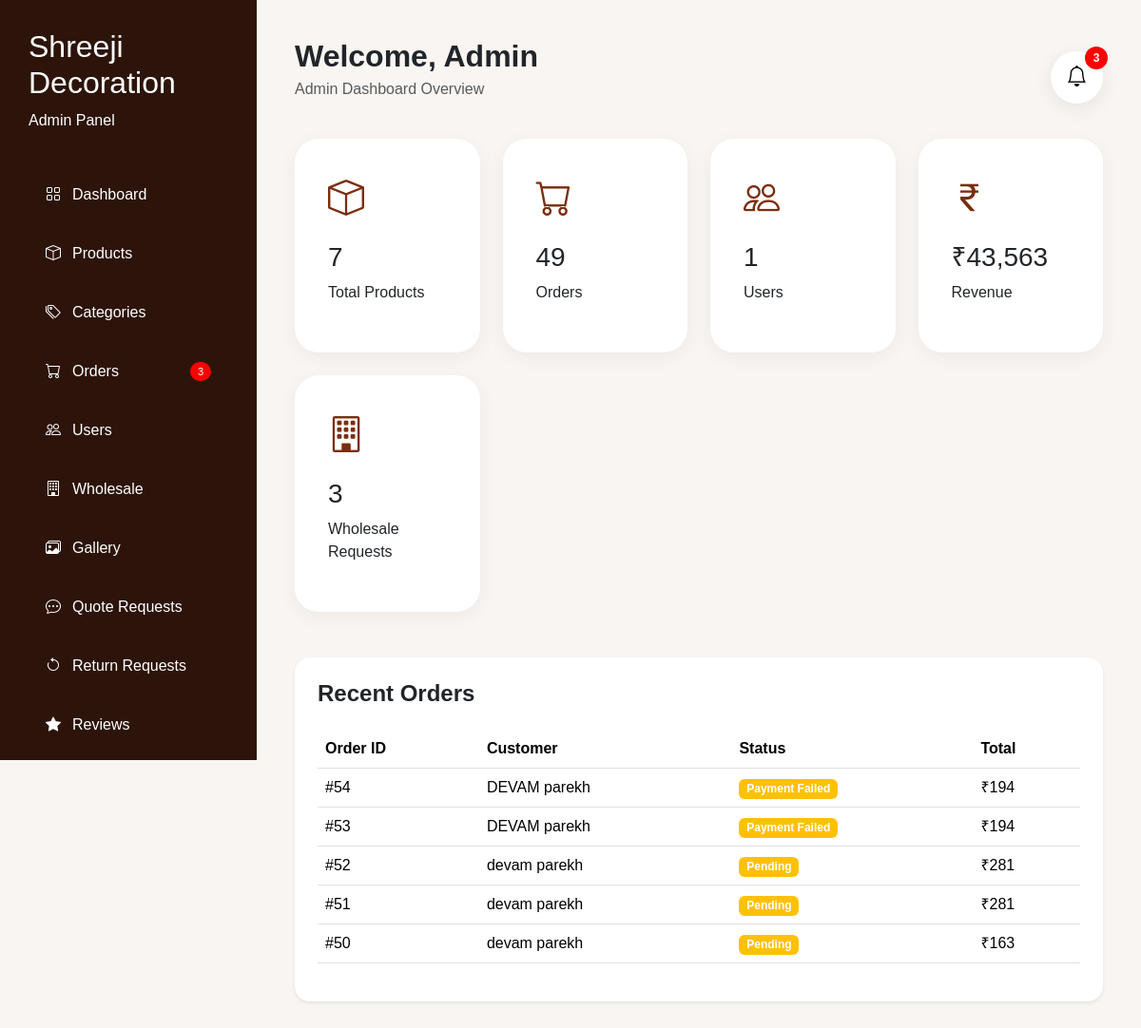
The page /admin/dashboard.php (signed in) on the database its author committed.
### tables this page shows
CREATE TABLE `orders` (
  `id` int(11) NOT NULL,
  `customer_id` int(11) NOT NULL,
  `order_id` varchar(20) DEFAULT NULL,
  `customer_name` varchar(255) DEFAULT NULL,
  `phone` varchar(20) DEFAULT NULL,
  `email` varchar(255) DEFAULT NULL,
  `address` text DEFAULT NULL,
  `payment_method` varchar(100) DEFAULT NULL,
  `products` longtext DEFAULT NULL,
  `total_amount` decimal(10,2) DEFAULT NULL,
  `order_date` timestamp NOT NULL DEFAULT current_timestamp(),
  `status` varchar(50) NOT NULL DEFAULT 'Pending',
  `cart_data` longtext DEFAULT NULL,
  `created_at` timestamp NOT NULL DEFAULT current_timestamp(),
  `admin_seen` tinyint(1) DEFAULT 0,
  `customer_latitude` varchar(50) DEFAULT NULL,
  `customer_longitude` varchar(50) DEFAULT NULL,
  `distance_km` decimal(10,2) DEFAULT NULL,
  `delivery_charge` decimal(10,2) DEFAULT 0.00,
  `payment_status` varchar(20) NOT NULL DEFAULT 'pending',
  `razorpay_order_id` varchar(80) DEFAULT NULL,
  `razorpay_payment_id` varchar(80) DEFAULT NULL,
  `razorpay_signature` varchar(255) DEFAULT NULL,
  `amount_paid` decimal(10,2) NOT NULL DEFAULT 0.00,
  `paid_at` datetime DEFAULT NULL
);

### admin/dashboard.php (the view, shortened to what this page needs)
<?php
require_once '../config/db.php';
?>
<?php
$product_q = mysqli_query(
    $conn,
    "SELECT COUNT(*) as total FROM products"
);
$product_data = mysqli_fetch_assoc($product_q);
$total_products = $product_data['total'];
$order_q = mysqli_query(
    $conn,
    "SELECT COUNT(*) as total FROM orders"
);
$order_data = mysqli_fetch_assoc($order_q);
$total_orders = $order_data['total'];
$user_q = mysqli_query(
    $conn,
    "SELECT COUNT(*) as total FROM users"
);
$user_data = mysqli_fetch_assoc($user_q);
$total_users = $user_data['total'];
$wholesale_q = mysqli_query(
    $conn,
    "SELECT COUNT(*) as total
    FROM wholesale_requests"
);
$wholesale_data =
    mysqli_fetch_assoc($wholesale_q);
$total_wholesale =
    $wholesale_data['total'];
$revenue_q = mysqli_query(
    $conn,
    "SELECT SUM(total_amount) as total FROM orders"
);
$revenue_data = mysqli_fetch_assoc($revenue_q);
$total_revenue = $revenue_data['total'];
$newOrders =
    mysqli_num_rows(
        mysqli_query(
            $conn,
            "SELECT id FROM orders
WHERE admin_seen='0'"
        )
    );
$newWholesale =
    mysqli_num_rows(
        mysqli_query(
            $conn,
            "SELECT id FROM wholesale_requests
WHERE admin_seen='0'"
        )
    );
$newQuotes =
    mysqli_num_rows(
        mysqli_query(
            $conn,
            "SELECT id FROM quote_requests
WHERE admin_seen='0'"
        )
    );
$totalNotifications =
    $newOrders +
    $newWholesale +
    $newQuotes;
?>
<!DOCTYPE html>
<html>
<head>
    <link href="https://cdn.jsdelivr.net/npm/bootstrap@5.3.3/dist/css/bootstrap.min.css"
        rel="stylesheet">
    <link rel="stylesheet"
        href="https://cdn.jsdelivr.net/npm/bootstrap-icons@1.11.3/font/bootstrap-icons.min.css">
</head>
<body>
    <?php include 'includes/sidebar.php'; ?>
    <div class="main-content">
        <div class="d-flex justify-content-between align-items-center mb-4">
            <div>
                <h2 class="fw-bold mb-1">
                    Welcome,
                    <?php echo $_SESSION['admin_name']; ?>
                </h2>
                <p class="text-muted">
                    Admin Dashboard Overview
                </p>
            </div>
            <div style="position:relative;">
                <button
                    id="notificationBtn"
                    style="
width:55px;
height:55px;
border:none;
border-radius:50%;
background:#fff;
font-size:22px;
box-shadow:0 5px 20px rgba(0,0,0,0.08);
cursor:pointer;
">
                    <i class="bi bi-bell"></i>
                </button>
                <?php if ($totalNotifications > 0) { ?>
                    <span style="
position:absolute;
top:-5px;
right:-5px;
background:red;
color:white;
width:24px;
height:24px;
border-radius:50%;
display:flex;
align-items:center;
justify-content:center;
font-size:12px;
font-weight:700;
">
                        <?php echo $totalNotifications; ?>
                    </span>
                <?php } ?>
            </div>
        </div>
        <div class="row g-4">
            <div class="col-lg-3">
                <div class="stat-card">
                    <i class="bi bi-box"></i>
                    <h3 class="mt-3">
                        <?php echo $total_products; ?>
                    </h3>
                    <p>
                        Total Products
                    </p>
                </div>
            </div>
            <div class="col-lg-3">
                <div class="stat-card">
                    <i class="bi bi-cart"></i>
                    <h3 class="mt-3">
                        <?php echo $total_orders; ?>
                    </h3>
                    <p>
                        Orders
                    </p>
                </div>
            </div>
            <div class="col-lg-3">
                <div class="stat-card">
                    <i class="bi bi-people"></i>
                    <h3 class="mt-3">
                        <?php echo $total_users; ?>
                    </h3>
                    <p>
                        Users
                    </p>
                </div>
            </div>
            <div class="col-lg-3">
                <div class="stat-card">
                    <i class="bi bi-currency-rupee"></i>
                    <h3 class="mt-3">
                        ₹<?php echo number_format($total_revenue); ?>
                    </h3>
                    <p>
                        Revenue
                    </p>
                </div>
            </div>
            <div class="col-lg-3">
                <div class="stat-card">
                    <i class="bi bi-building"></i>
                    <h3 class="mt-3">
                        <?php echo $total_wholesale; ?>
                    </h3>
                    <p>
                        Wholesale Requests
                    </p>
                </div>
            </div>
        </div>
        <div class="card border-0 shadow-sm rounded-4 mt-5">
            <div class="card-body p-4">
                <h4 class="fw-bold mb-4">
                    Recent Orders
                </h4>
                <table class="table">
                    <tr>
                        <th>Order ID</th>
                        <th>Customer</th>
                        <th>Status</th>
                        <th>Total</th>
                    </tr>
                    <?php
                    $recent_orders = mysqli_query(
                        $conn,
                        "SELECT * FROM orders
ORDER BY id DESC
LIMIT 5"
                    );
                    while ($order = mysqli_fetch_assoc($recent_orders)) {
                    ?>
                        <tr>
                            <td>
                                #<?php echo $order['id']; ?>
                            </td>
                            <td>
                                <?php echo $order['customer_name']; ?>
                            </td>
                            <td>
                                <?php
                                $badge = "bg-warning";
                                ?>
                                <span class="badge <?= $badge; ?>">
                                    <?= $order['status']; ?>
                                </span>
                            </td>
                            <td>
                                ₹<?php echo number_format($order['total_amount']); ?>
                            </td>
                        </tr>
                    <?php } ?>
                </table>
            </div>
        </div>
    </div>
</body>
</html>

### admin/dashboard.php (style rules this page uses)
body { background: #f8f5f2; font-family: Poppins, sans-serif; }
.main-content { margin-left: 270px; padding: 40px; }
.stat-card { background: #fff; padding: 35px; border-radius: 25px; box-shadow: 0 5px 20px rgba(0, 0, 0, 0.05); }
.stat-card i { font-size: 38px; color: #7A2E0D; }

### rows shown on the page
orders: id "54", customer_name "DEVAM parekh", status "Payment Failed", total_amount "194"
orders: id "53", customer_name "DEVAM parekh", status "Payment Failed", total_amount "194"
orders: id "52", customer_name "devam parekh", status "Pending", total_amount "281"
orders: id "51", customer_name "devam parekh", status "Pending", total_amount "281"
orders: id "50", customer_name "devam parekh", status "Pending", total_amount "163"

### other values the page prints
$newOrders "3"
$_SESSION['admin_name'] "Admin"
$totalNotifications "3"
$total_products "7"
$total_orders "49"
$total_users "1"
$total_revenue "43,563"
$total_wholesale "3"
